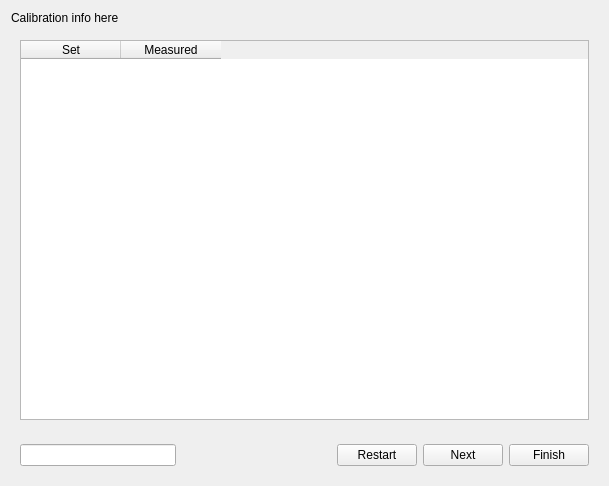
<?xml version="1.0" encoding="UTF-8"?>
<ui version="4.0">
 <class>CalibrationTemplate</class>
 <widget class="QWidget" name="CalibrationTemplate">
  <property name="geometry">
   <rect>
    <x>0</x>
    <y>0</y>
    <width>609</width>
    <height>486</height>
   </rect>
  </property>
  <property name="windowTitle">
   <string>Form</string>
  </property>
  <layout class="QVBoxLayout" name="verticalLayout">
   <item>
    <widget class="QLabel" name="instructionText">
     <property name="text">
      <string>Calibration info here </string>
     </property>
    </widget>
   </item>
   <item>
    <widget class="QWidget" name="widgetTableContainer" native="true">
     <property name="sizePolicy">
      <sizepolicy hsizetype="Preferred" vsizetype="MinimumExpanding">
       <horstretch>0</horstretch>
       <verstretch>0</verstretch>
      </sizepolicy>
     </property>
     <layout class="QHBoxLayout" name="horizontalLayout_2">
      <item>
       <widget class="QTableWidget" name="inputTableWidget">
        <property name="enabled">
         <bool>true</bool>
        </property>
        <column>
         <property name="text">
          <string>Set</string>
         </property>
        </column>
        <column>
         <property name="text">
          <string>Measured</string>
         </property>
        </column>
       </widget>
      </item>
     </layout>
    </widget>
   </item>
   <item>
    <widget class="QWidget" name="widget" native="true">
     <layout class="QHBoxLayout" name="horizontalLayout">
      <item>
       <widget class="QLineEdit" name="lineEdit"/>
      </item>
      <item>
       <spacer name="horizontalSpacer">
        <property name="orientation">
         <enum>Qt::Horizontal</enum>
        </property>
        <property name="sizeHint" stdset="0">
         <size>
          <width>40</width>
          <height>20</height>
         </size>
        </property>
       </spacer>
      </item>
      <item>
       <widget class="QPushButton" name="restartButton">
        <property name="enabled">
         <bool>true</bool>
        </property>
        <property name="text">
         <string>Restart</string>
        </property>
       </widget>
      </item>
      <item>
       <widget class="QPushButton" name="nextButton">
        <property name="text">
         <string>Next</string>
        </property>
       </widget>
      </item>
      <item>
       <widget class="QPushButton" name="finishButton">
        <property name="text">
         <string>Finish</string>
        </property>
       </widget>
      </item>
     </layout>
    </widget>
   </item>
  </layout>
 </widget>
 <resources/>
 <connections/>
</ui>
